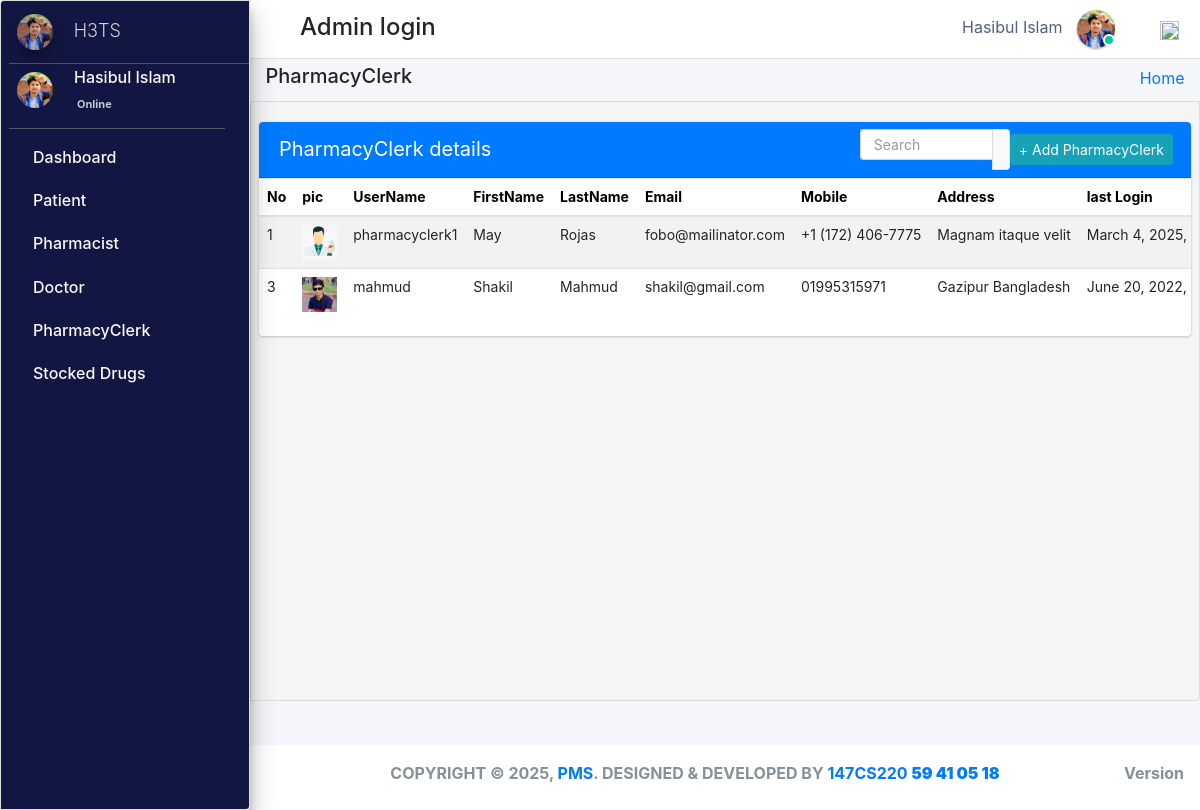
Screenshot of /admin_user/admin_user/manage_pharmacyClerk/ (signed in) with the database file from the repository.
### pharmacy/models.py (models this page shows, shortened)
class CustomUser(AbstractUser):
    groups = models.ManyToManyField(
        'auth.Group',
        related_name='customuser_groups',  # Updated related_name to avoid clash
        blank=True,
        help_text='The groups this user belongs to. A user will get all permissions granted to each of their groups.',
        verbose_name='groups'
    )
    user_permissions = models.ManyToManyField(
        'auth.Permission',
        related_name='customuser_user_permissions',  # Updated related_name to avoid clash
        blank=True,
        help_text='Specific permissions for this user.',
        verbose_name='user permissions'
    )
    user_type_data = ((1, "AdminHOD"), (2, "Pharmacist"), (3, "Doctor"), (4, "PharmacyClerk"),(5, "Patients"))
    user_type = models.CharField(default=1, choices=user_type_data, max_length=10)

class AdminHOD(models.Model):
    gender_category=(
        ('Male','Male'),
        ('Female','Female'),
    )
    admin = models.OneToOneField(CustomUser,null=True, on_delete = models.CASCADE)
    emp_no= models.CharField(max_length=100,null=True,blank=True)
    gender=models.CharField(max_length=100,null=True,choices=gender_category)
    mobile=models.CharField(max_length=10,null=True,blank=True)
    address=models.CharField(max_length=300,null=True,blank=True)
    profile_pic=models.ImageField(default="admin.png",null=True,blank=True)
    created_at = models.DateTimeField(auto_now_add=True)
    updated_at = models.DateTimeField(auto_now=True)
    date_employed=models.DateTimeField(auto_now_add=True, auto_now=False)
    objects = models.Manager()

class PharmacyClerk(models.Model):
    gender_category=(
        ('Male','Male'),
        ('Female','Female'),
    )
    admin = models.OneToOneField(CustomUser,null=True, on_delete = models.CASCADE)
    emp_no=models.CharField(max_length=100,null=True,blank=True)
    gender=models.CharField(max_length=100,null=True,choices=gender_category)
    mobile=models.CharField(max_length=10,null=True,blank=True)
    address=models.CharField(max_length=300,null=True,blank=True)
    profile_pic=models.ImageField(default="images2.png",null=True,blank=True)
    age= models.IntegerField(default='0', blank=True, null=True)
    created_at = models.DateTimeField(auto_now_add=True)
    updated_at = models.DateTimeField(auto_now=True)
    objects = models.Manager()

### pharmacy/HODViews.py (the view)
# urls.py: path('admin_user/admin_user/manage_pharmacyClerk/',HODViews.managePharmacyClerk,name='manage_pharmacyClerk'),
def managePharmacyClerk(request):
    staffs = PharmacyClerk.objects.all()
    context = {
        "staffs": staffs,
         "title":"Manage PharmacyClerk"
    }
    return render(request,'hod_templates/manage_pharmacyClerk.html',context)

### pharmacy/LoginCheckMiddleWare.py (called while the page is built, shortened)
    def process_view(self, request, view_func, view_args, view_kwargs):
        modulename = view_func.__module__
        user = request.user
        if user.is_authenticated:
            if user.user_type == "1":
                if modulename == "pharmacy.HODViews":
                    pass
                elif modulename == "":
                    pass
                elif modulename == "pharmacy.views" or modulename == "django.views.static":
                    pass
                else:
                    pass
            else:
                return redirect("login")

### pharmacy/templates/hod_templates/manage_pharmacyClerk.html (shortened to what this page needs)
{% extends 'hod_templates/base_template.html'%} {% block page_title %}
<h5>PharmacyClerk</h5>
{% endblock page_title %} {% block main_content %}
<section class="content">
    <div class="row">
        <div class="col-md-12">
            <div class="card card-primary sc">
                <div class="card-header">
                    <span>PharmacyClerk details</span>
                    <div class="card-tools d-flex">
                        <div class="input-group input-group-sm" style="width: 150px;">
                            <input type="text" name="search" class="form-control float-right" placeholder="Search" id="pple">
                            <div class="input-group-append">
                                <button type="submit" class="btn btn-default"></button>
                            </div>
                        </div>
                        <a class="btn btn-sm btn-info mr-2" href="{% url 'add_pharmacyClerk' %}" role="button">+ Add PharmacyClerk</a>
                    </div>
                </div>
                <table class="table" id="plist">
                    <thead>
                        <tr>
                            <th>No</th>
                            <th>pic</th>
                            <th>UserName</th>
                            <th>FirstName</th>
                            <th>LastName</th>
                            <th>Email</th>
                            <th>Mobile</th>
                            <th>Address</th>
                            <th>last Login</th>
                        </tr>
                    </thead>
                    <tbody>
                        {% for staff in staffs %}
                        <tr class="hov">
                            <td>{{staff.id}}</td>
                            <td> <img src="{{staff.profile_pic.url}}" class="" width="35" height="35" alt=""></td>
                            <td>{{staff.admin.username}}</td>
                            <td>{{staff.admin.first_name}}</td>
                            <td>{{staff.admin.last_name}}</td>
                            <td>{{staff.admin.email}}</td>
                            <td>{{staff.mobile}}</td>
                            <td>{{staff.address}}</td>
                            <td>{{staff.admin.last_login}}</td>
                        </tr>
                        {% endfor %}
                    </tbody>
                </table>
            </div>
        </div>
    </div>
</section>
{% endblock %}

### pharmacy/templates/hod_templates/base_template.html (shortened to what this page needs)
{% extends 'base_file.html' %} {% block htm %}
<body class="hold-transition sidebar-mini layout-fixed">
    <div class="wrapper">
        <nav class="main-header navbar navbar-expand navbar-white navbar-light">
            <ul class="navbar-nav">
                <li class="nav-item">
                    <a class="nav-link" data-widget="pushmenu" href="#" role="button"></a>
                </li>
            </ul>
            <h4 style="margin-left: 10px; margin-top: 5px;">Admin login </h4>
            <ul class="navbar-nav ml-auto">
                <li class="mx-3">
                    <a href="#" class="sm-submenu-with-image a">
                        <span>{{user.first_name}}  {{user.last_name}}</span>
                        <img src="{{request.user.adminhod.profile_pic.url}}" class="img-circle elevation-1" width="38" height="38" alt="">
                        <span class="avatar-status avatar-sm-status avatar-status-success"></span>
                    </a>
                </li>
                <li class="nav-item dropdown ml-3 low">
                    <a href="#" class="btn btn-outlined btn-black text-muted bg-transparent " data-toggle="dropdown" aria-expanded="false" data-wow-delay="0.7s"><img src="https://img.icons8.com/ios/50/000000/settings.png" width="19" height="19">
                    </a>
                </li>
            </ul>
        </nav>
        {% include 'hod_templates/sidebar.html'%}
        <div class="content-wrapper">
            <div class="content-header">
                <div class="container-fluid">
                    <div class="row ">
                        <div class="col-sm-6">
                            <h1 class="m-0 text-dark">
                                {% block page_title %} {% endblock page_title %}
                            </h1>
                        </div>
                        <div class="col-sm-6 ">
                            <ol class="breadcrumb float-sm-right">
                                <li class="breadcrumb-item"><a href="">Home</a></li>
                            </ol>
                        </div>
                    </div>
                </div>
            </div>
            {% block main_content %} {% endblock main_content %}
        </div>
        {% include 'hod_templates/footer.html'%}
    </div>
    {% endblock htm %}

### pharmacy/templates/hod_templates/sidebar.html (shortened to what this page needs)
<aside class="main-sidebar sidebar-dark-primary elevation-4">
    <a href="" class="brand-link ml-2">
        <img src="{{request.user.adminhod.profile_pic.url}}" alt="" width="36" height="36" class=" img-circle elevation-3" style="opacity: .8">
        <span class="brand-text font-weight-light mt-1 ml-3 mmust">H3TS</span>
    </a>
    <div class="sidebar">
        <div class="user-panel mr-3">
            <div class="pull-left image sm-submenu-with-image a ml-2 ">
                <img src="{{request.user.adminhod.profile_pic.url}}" class="img-circle mt-2" width="36" height="36" alt="User Image">
            </div>
            <div class="pull-left info">
                <p>{{user.first_name}} {{user.last_name}}</p>
                <a href="#"> Online</a>
            </div>
        </div>
        <nav class="mt-2">
            <ul class="nav nav-pills nav-sidebar flex-column" data-widget="treeview" role="menu" data-accordion="false">
                <li class="nav-item">
                    <a href="{% url  'admin_dashboard' %}" class="nav-link">
                        <p>
                            Dashboard
                        </p>
                    </a>
                </li>
                <li class="nav-item">
                    <a href="#" class="nav-link">
                        <p>
                            Patient
                        </p>
                    </a>
                </li>
                <li class="nav-item">
                    <a href="#" class="nav-link">
                        <p>
                            Pharmacist
                        </p>
                    </a>
                </li>
                <li class="nav-item">
                    <a href="#" class="nav-link">
                        <p>
                            Doctor
                        </p>
                    </a>
                </li>
                <li class="nav-item">
                    <a href="#" class="nav-link">
                        <p>
                            PharmacyClerk
                        </p>
                    </a>
                </li>
                <li class="nav-item">
                    <a href="#" class="nav-link">
                        <p>
                            Stocked Drugs
                        </p>
                    </a>
                </li>
            </ul>
        </nav>
    </div>
</aside>

### static/css/main.css (style rules this page uses)
html { font-family: sans-serif; line-height: 1.15; -webkit-text-size-adjust: 100%; -webkit-tap-highlight-color: transparent; }
body { overflow-y: hidden; overflow-x: hidden; font-family: -apple-system, BlinkMacSystemFont, "Segoe UI", Roboto, "Helvetica Neue", Arial, "Noto Sans", sans-serif, "Apple Color Emoji", "Segoe UI Emoji", "Segoe UI Symbol", "Noto Color Emoji" !important; }
th { color: rgb(0, 0, 0); font-size: 14px !important; }
.content { background-color: #f5f5f5; border: 1px solid #dddddd; border-radius: 4px 0px 4px 0px; left: -1px; padding: 10px 7px 5px; }
.main-sidebar { background: #ffffff; border: 1px solid #dddddd; border-radius: 4px 0px 4px 0px; font-weight: bold; }
.content { height: 75vh; overflow-y: scroll; overflow-x: hidden; }
.sc { white-space: nowrap; display: block; overflow-x: hidden !important; }
.content .row { margin-top: 20px !important; }
.main-sidebar { background-color: #121642 !important; color: white !important; }
.main-sidebar p { color: #f8f8f8 !important; font-weight: 500 !important }
td { font-size: 14px !important; }
.hov { transition: transform .5s; }
.avatar-status { position: absolute; bottom: 12px; right: 75.4px; display: -ms-inline-flexbox; display: inline-flex; -ms-flex-negative: 0; flex-shrink: 0; -ms-flex-pack: center; justify-content: center; -ms-flex-align: center; align-items: center; white-space: nowrap; text-align: center; vertical-align: baseline; font-weight: 600; border: .125rem solid #fff; width: 12px; height: 12px; line-height: 1; font-size: .71094rem; border-radius: 50%; }
.avatar-status-success { color: #fff; background-color: #00c9a7; }
.card-header span { font-size: 20px !important; }
.table>tbody>tr>td, .table>tbody>tr>th, .table>tfoot>tr>td, .table>tfoot>tr>th, .table>thead>tr>td, .table>thead>tr>th { padding: 8px; line-height: 1.42857143; vertical-align: top; }
.pull-left { float: left; }
.pull-left { float: left!important; }
.user-panel>.info { padding: 5px 5px 5px 15px; line-height: 1; position: absolute; left: 55px; }
.user-panel>.info>p { font-weight: 600; margin-bottom: 9px; }
p { margin: 0 0 10px; }
.user-panel { padding-bottom: 20px; }
.user-panel:after { clear: both; }
.user-panel:before, .user-panel:after { content: " "; display: table; }
.user-panel>.info>a { text-decoration: none; padding-right: 5px; margin-top: 3px; font-size: 11px; overflow: hidden; white-space: nowrap; }
.mmust { overflow: hidden; white-space: nowrap; font-size: 18px; }
.table { background: white !important; }
.container-fluid { width: 100%; padding-right: 15px; padding-left: 15px; margin-right: auto; margin-left: auto; }
.row { display: flex; flex-wrap: wrap; margin-right: -15px; margin-left: -15px; }
.d-flex { display: flex !important; z-index: 44; }
.d-flex { display: flex !important; }
input { text-indent: 5px !important; }
input::placeholder { text-indent: 5px !important; }
.table tbody tr:nth-of-type(odd) { background-color: rgba(0, 0, 0, .05) !important; }
.table tbody tr:nth-of-type(odd) { background-color: rgba(197, 197, 197, 0.05) !important; }
.img-circle { border-radius: 50%; }
.content-wrapper .content-header { padding: 5px 0.5rem !important; }

### static/css/profile.css (style rules this page uses)
li { list-style-type: none ! }
.form-control { font-size: .875rem; }
.input-group { transition: all .15s ease; border-radius: .375rem; box-shadow: none; }
.input-group .form-control { box-shadow: none; }
.input-group .form-control:not(:last-child) { padding-right: 0; border-right: 0; }
.navbar-nav span { color: #525f7f !important; margin-right: 10px !important; }
body { font-family: 'Rubik', sans-serif; height: 100% !important; }
input { text-indent: 5px !important; }
input::placeholder { text-indent: 5px !important; }
.table tbody tr:nth-of-type(odd) { background-color: rgba(0, 0, 0, .05) !important; }

### rows the page displays
CustomUser: first_name "Hasibul", last_name "Islam", user.adminhod.profile_pic (picture)
PharmacyClerk: id "1", profile_pic (picture), admin.username "pharmacyclerk1", admin.first_name "May", admin.last_name "Rojas", admin.email "fobo@mailinator.com", mobile "+1 (172) 406-7775", address "Magnam itaque velit", admin.last_login "March 4, 2025,…"
PharmacyClerk: id "3", profile_pic (picture), admin.username "mahmud", admin.first_name "Shakil", admin.last_name "Mahmud", admin.email "shakil@gmail.com", mobile "01995315971", address "Gazipur Bangladesh", admin.last_login "June 20, 2022,…"
